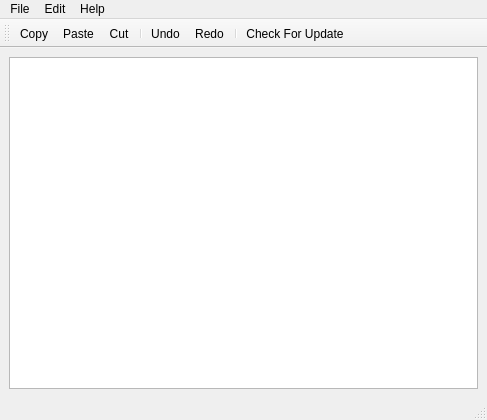
<?xml version="1.0" encoding="UTF-8"?>
<ui version="4.0">
 <class>MainWindow</class>
 <widget class="QMainWindow" name="MainWindow">
  <property name="geometry">
   <rect>
    <x>0</x>
    <y>0</y>
    <width>487</width>
    <height>420</height>
   </rect>
  </property>
  <property name="windowTitle">
   <string>MainWindow</string>
  </property>
  <widget class="QWidget" name="centralwidget">
   <layout class="QVBoxLayout" name="verticalLayout">
    <item>
     <widget class="QTextEdit" name="textEdit"/>
    </item>
   </layout>
  </widget>
  <widget class="QMenuBar" name="menubar">
   <property name="geometry">
    <rect>
     <x>0</x>
     <y>0</y>
     <width>487</width>
     <height>20</height>
    </rect>
   </property>
   <widget class="QMenu" name="menuFile">
    <property name="title">
     <string>File</string>
    </property>
    <addaction name="actionQuit"/>
   </widget>
   <widget class="QMenu" name="menuEdit">
    <property name="title">
     <string>Edit</string>
    </property>
    <addaction name="actionCopy"/>
    <addaction name="actionCut"/>
    <addaction name="actionPaste"/>
    <addaction name="separator"/>
    <addaction name="actionUndo"/>
    <addaction name="actionRedo"/>
   </widget>
   <widget class="QMenu" name="menuHelp">
    <property name="title">
     <string>Help</string>
    </property>
    <addaction name="actionVersion"/>
    <addaction name="actionCheck_For_Update"/>
   </widget>
   <addaction name="menuFile"/>
   <addaction name="menuEdit"/>
   <addaction name="menuHelp"/>
  </widget>
  <widget class="QStatusBar" name="statusbar"/>
  <widget class="QToolBar" name="toolBar">
   <property name="windowTitle">
    <string>toolBar</string>
   </property>
   <attribute name="toolBarArea">
    <enum>TopToolBarArea</enum>
   </attribute>
   <attribute name="toolBarBreak">
    <bool>false</bool>
   </attribute>
   <addaction name="actionCopy"/>
   <addaction name="actionPaste"/>
   <addaction name="actionCut"/>
   <addaction name="separator"/>
   <addaction name="actionUndo"/>
   <addaction name="actionRedo"/>
   <addaction name="separator"/>
   <addaction name="actionCheck_For_Update"/>
  </widget>
  <action name="actionQuit">
   <property name="icon">
    <iconset resource="resource.qrc">
     <normaloff>:/images/quitIcon.png</normaloff>:/images/quitIcon.png</iconset>
   </property>
   <property name="text">
    <string>Quit</string>
   </property>
  </action>
  <action name="actionVersion">
   <property name="icon">
    <iconset resource="resource.qrc">
     <normaloff>:/images/aboutQtIcon.png</normaloff>:/images/aboutQtIcon.png</iconset>
   </property>
   <property name="text">
    <string>About</string>
   </property>
  </action>
  <action name="actionCopy">
   <property name="icon">
    <iconset resource="resource.qrc">
     <normaloff>:/images/copyIcon.png</normaloff>:/images/copyIcon.png</iconset>
   </property>
   <property name="text">
    <string>Copy</string>
   </property>
  </action>
  <action name="actionCut">
   <property name="icon">
    <iconset resource="resource.qrc">
     <normaloff>:/images/cutIcon.png</normaloff>:/images/cutIcon.png</iconset>
   </property>
   <property name="text">
    <string>Cut</string>
   </property>
  </action>
  <action name="actionPaste">
   <property name="icon">
    <iconset resource="resource.qrc">
     <normaloff>:/images/pasteIcon.png</normaloff>:/images/pasteIcon.png</iconset>
   </property>
   <property name="text">
    <string>Paste</string>
   </property>
  </action>
  <action name="actionUndo">
   <property name="icon">
    <iconset resource="resource.qrc">
     <normaloff>:/images/undoIcon.png</normaloff>:/images/undoIcon.png</iconset>
   </property>
   <property name="text">
    <string>Undo</string>
   </property>
  </action>
  <action name="actionRedo">
   <property name="icon">
    <iconset resource="resource.qrc">
     <normaloff>:/images/redoIcon.png</normaloff>:/images/redoIcon.png</iconset>
   </property>
   <property name="text">
    <string>Redo</string>
   </property>
  </action>
  <action name="actionCheck_For_Update">
   <property name="icon">
    <iconset resource="resource.qrc">
     <normaloff>:/images/aboutIcon.png</normaloff>:/images/aboutIcon.png</iconset>
   </property>
   <property name="text">
    <string>Check For Update</string>
   </property>
  </action>
 </widget>
 <resources>
  <include location="resource.qrc"/>
 </resources>
 <connections/>
</ui>
